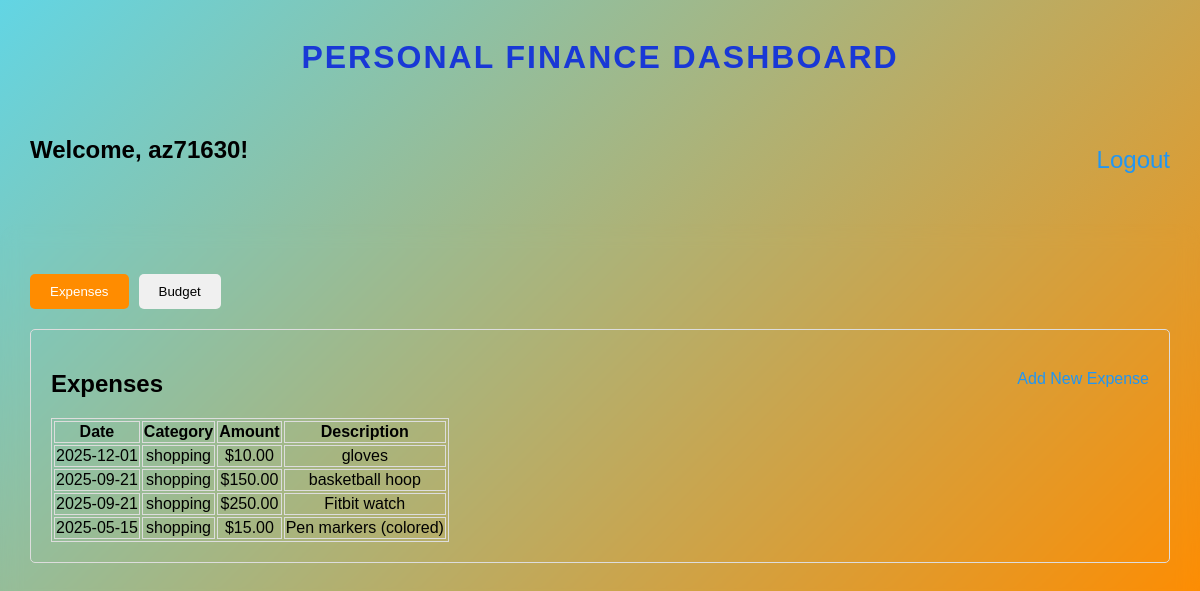
Page /dashboard (signed in) on the committed database.
### app.py (models this page shows, shortened)
class User(db.Model):
    id = db.Column(db.Integer, primary_key=True)
    username = db.Column(db.String(150), nullable=False, unique=True)
    password = db.Column(db.String(150), nullable=False)

class Expense(db.Model):
    id = db.Column(db.Integer, primary_key=True)
    user_id = db.Column(db.Integer, db.ForeignKey('user.id'), nullable=False)
    description = db.Column(db.String(200), nullable=False)
    amount = db.Column(db.Float, nullable=False)
    category = db.Column(db.String(100), nullable=False)
    date = db.Column(db.Date, default=datetime, nullable=False)

### app.py (the view)
@app.route('/dashboard')
def dashboard():
    if 'user_id' not in session:
        return redirect(url_for('login'))
    user_id = session['user_id']
    expenses = Expense.query.filter_by(user_id=user_id).order_by(Expense.date.desc()).all()
    user = User.query.get(user_id)
    return render_template('dashboard.html', expenses=expenses, username=user.username)

### app.py (called while the page is built)
@app.before_request
def create_tables():
    db.create_all()

### Templates/dashboard.html (shortened to what this page needs)
<!DOCTYPE html>
<html lang="en">
<head>
    <link rel="stylesheet" type="text/css" href="{{ url_for('static', filename='style.css') }}">
</head>
<body class="dashboard-page">
        <div class="h1">
            <header><br>
            <h1 align-text="center">Personal Finance Dashboard</h1>
            <div style="display: flex; justify-content: space-between; align-items: center; margin: 30px;">
                <h2>Welcome, {{ username }}!</h2>
                <h2><a href="/logout">Logout</a></h2>
            </div>
            </header>
        </div>
    <div class="dashboard-container">
        <div class="tab-container">
            <div class="tabs">
                <button class="tab-button active" onclick="openTab(event, 'expenses')">Expenses</button>
                <button class="tab-button" onclick="openTab(event, 'budget')">Budget</button>
            </div>
            <div id="expenses" class="tab-content active">
                <div style="display: flex; justify-content:space-between;">
                    <h2>Expenses</h2>
                    <a href="/add_expense" class="action-button">Add New Expense</a>
                </div>
                <div class="expenses-list">
                    {% if expenses %}
                    <table style="border: 1px solid #ddd;">
                        <thead>
                            <tr >
                                <th style="border: 1px solid #ddd;">Date</th>
                                <th style="border: 1px solid #ddd;">Category</th>
                                <th style="border: 1px solid #ddd;">Amount</th>
                                <th style="border: 1px solid #ddd;">Description</th>
                            </tr>
                        </thead>
                        <tbody>
                            {% for expense in expenses %}
                            <tr >
                                <td style="border: 1px solid #ddd;">{{ expense.date }}</td>
                                <td style="border: 1px solid #ddd;">{{ expense.category }}</td>
                                <td style="border: 1px solid #ddd;">${{ "%.2f"|format(expense.amount) }}</td>
                                <td style="border: 1px solid #ddd;">{{ expense.description }}</td>
                            </tr>
                            {% endfor %}
                        </tbody>
                    </table>
                    {% else %}
                    <p>No expenses recorded yet.</p>
                    {% endif %}
                </div>
            </div>
        </div>
    </div>
</body>
</html>

### static/style.css (style rules this page uses)
body { font-family: Arial, sans-serif; margin: 0; }
.dashboard-page { background: linear-gradient(135deg, #62d5e4 0%, #FF8C00 100%); }
.dashboard-container { padding: 30px; border-radius: 20px; text-align: center; backdrop-filter: blur(10px); transition: transform 0.3s ease; }
h1 { text-align: center; color: #1938d6; font-weight: 700; text-transform: uppercase; letter-spacing: 2px; }
a { color: #2196F3; text-decoration: none; margin-top: 20px; display: inline-block; font-weight: 500; transition: all 0.3s ease; }

### Templates/dashboard.html (style rules this page uses)
.tab-container { width: 100%; margin: 20px 0; }
.tabs { display: flex; gap: 10px; margin-bottom: 20px; }
.tab-button { padding: 10px 20px; background-color: #f0f0f0; border: none; cursor: pointer; border-radius: 5px; }
.tab-button.active { background-color: #FF8C00; color: white; }
.tab-content { display: none; padding: 20px; border: 1px solid #ddd; border-radius: 5px; }
.tab-content.active { display: block; }

### rows in the picture
User: username "az71630"
Expense: date "2025-12-01", category "shopping", amount "10.00", description "gloves"
Expense: date "2025-09-21", category "shopping", amount "150.00", description "basketball hoop"
Expense: date "2025-09-21", category "shopping", amount "250.00", description "Fitbit watch"
Expense: date "2025-05-15", category "shopping", amount "15.00", description "Pen markers (colored)"
